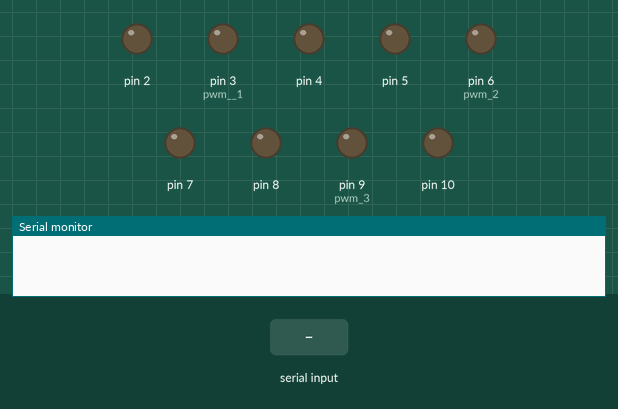
This sketch was run on a simulated Arduino Uno, built with avr-gcc and run on an emulated ATmega328P. Parts: output pins drawn as LEDs (lit = HIGH), the last lines printed to the serial monitor. Inputs (shaded band) come from the test bench.

Above: at 1.2 s.
1.3 s: "F" received over the second serial link
At 2.3 s:
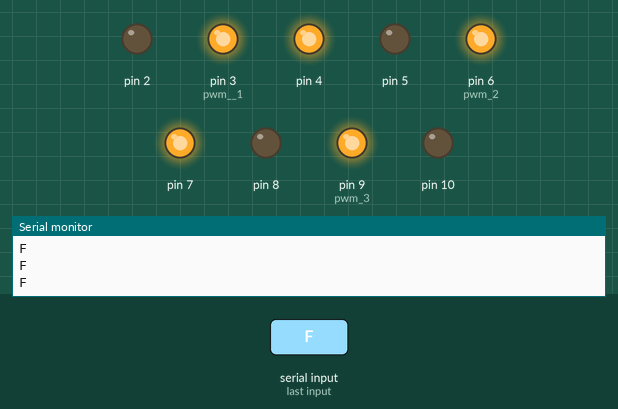
2.8 s: "B" received over the second serial link
At 3.6 s:
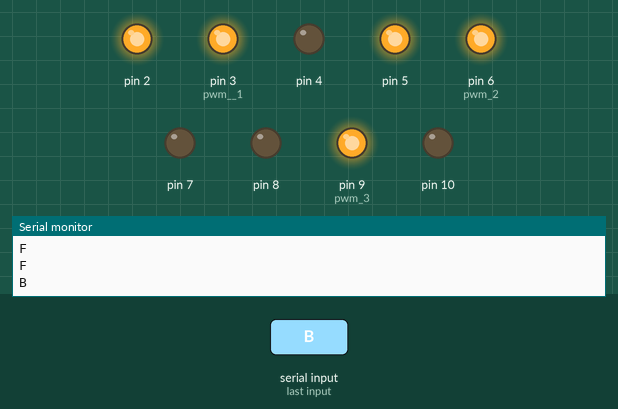
4.3 s: "L" received over the second serial link
At 4.6 s:
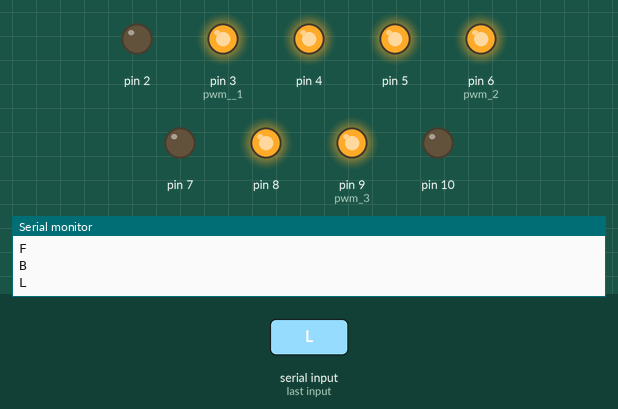
5.8 s: "R" received over the second serial link
At 7.0 s:
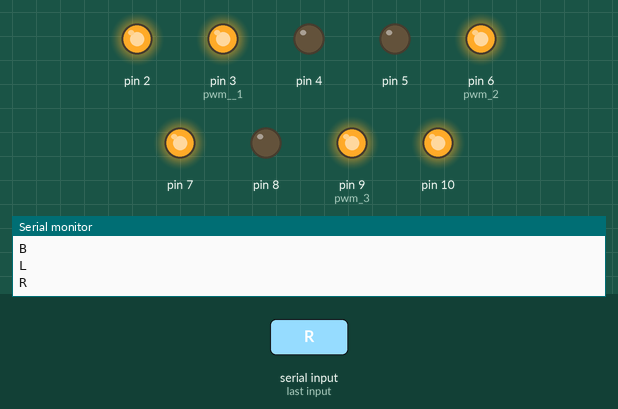
Timing chart, 0 to 8.3 s (numbered marks = the images above; inputs shaded):
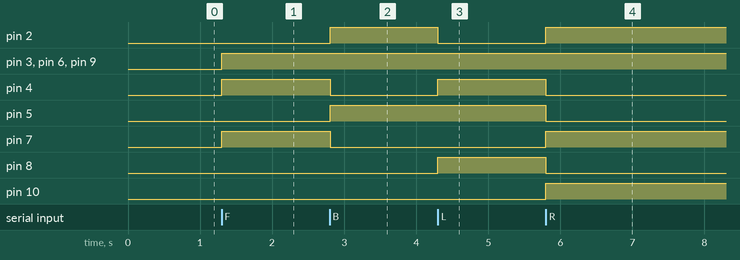

Measured:
- after the input at 1.3 s, pin 3 (pwm__1), pin 4, pin 6 (pwm_2), pin 7, pin 9 (pwm_3): LOW → HIGH at once
- after the input at 2.8 s, pin 2, pin 5: LOW → HIGH at once; pin 4, pin 7: HIGH → LOW at once
- after the input at 4.3 s, pin 2: HIGH → LOW at once; pin 4, pin 8: LOW → HIGH at once
- after the input at 5.8 s, pin 2, pin 7, pin 10: LOW → HIGH at once; pin 4, pin 5, pin 8: HIGH → LOW at once

The sketch:

sketch_oct10b.ino
```cpp
#include <SoftwareSerial.h>
SoftwareSerial mySerial(11, 12); // RX, TX
#define PWM1 255
#define PWM2 255
#define PWM3 255
char ch;
void setup() {
  // put your setup code here, to run once:
  Serial.begin(9600);

  pinMode(2, OUTPUT);
  pinMode(3, OUTPUT); // pwm  1
  pinMode(4, OUTPUT);

  pinMode(5, OUTPUT);
  pinMode(6, OUTPUT); // pwm 2
  pinMode(7, OUTPUT);

  pinMode(8, OUTPUT);
  pinMode(9, OUTPUT); // pwm 3
  pinMode(10, OUTPUT);

  // blue
  mySerial.begin(9600);


}

void loop() {
  if (mySerial.available() > 0) {
    ch = mySerial.read();
    Serial.println(ch);
  }

  if (ch == 'F') {
    Forward();
  }
  if (ch == 'B') {
    Backward();
  }
  if (ch == 'L') {
    Left();
  }
  if (ch == 'R') {
    Right();
  }
  if (ch == 'S') {
    Stop();
  }


}
void Stop() {
  digitalWrite(2, 0);
  digitalWrite(4, 0);
  analogWrite(3, 0);

  digitalWrite(5, 0);
  digitalWrite(7, 0);
  analogWrite(6, 0);

  digitalWrite(8, 0);
  digitalWrite(10, 0);
  analogWrite(9, 0);


}
void Left() {
  digitalWrite(2, 0);
  digitalWrite(4, 1);
  analogWrite(3, PWM1);

  digitalWrite(5, 1);
  digitalWrite(7, 0);
  analogWrite(6, PWM2);

  digitalWrite(8, 1);
  digitalWrite(10, 0);
  analogWrite(9, PWM3);

}
void Right() {
  digitalWrite(2, 1);
  digitalWrite(4, 0);
  analogWrite(3, PWM1);

  digitalWrite(5, 0);
  digitalWrite(7, 1);
  analogWrite(6, PWM2);

  digitalWrite(8, 0);
  digitalWrite(10, 1);
  analogWrite(9, PWM3);

}
void Forward() {
  Serial.println('F');
  digitalWrite(2, 0);
  digitalWrite(4, 1);
  analogWrite(3, PWM1);

  digitalWrite(5, 0);
  digitalWrite(7, 1);
  analogWrite(6, PWM2);

  digitalWrite(8, 0);
  digitalWrite(10, 0);
  analogWrite(9, PWM3);

}
void Backward() {
  digitalWrite(2, 1);
  digitalWrite(4, 0);
  analogWrite(3, PWM1);

  digitalWrite(5, 1);
  digitalWrite(7, 0);
  analogWrite(6, PWM2);

  digitalWrite(8, 0);
  digitalWrite(10, 0);
  analogWrite(9, PWM3);

}
```
